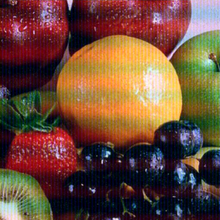
%> input picture A.png, 220 x 220 px, shrunk from 512 x 512 before the run
$ octave Main.m   (GNU Octave 9; MATLAB toolbox functions it lacks are replaced by stand-ins)
%> lines starting %> are read from the running program, lines starting %| are printed output that depends on the picture
### RemovePeriodicNoise.m
function R_img=RemovePeriodicNoise(N_Img)
a=fftshift(fft2(N_Img));
[m,n]=size(a);
a1=abs((a));
t=0.35;
rgn=6;
a3=a;
wmax=10;
for i=10:m-9
    for j=10:n-9
       d=sqrt((i-(m/2))^2+(j-(n/2))^2);
        if (d>rgn)
            w1=1;
            cond=1;
            while(cond==1)
                w2=w1+1;
                s=0;
                s1=0;
                co1=0;
                co2=0;
                for k=-w2:w2
                    for l=-w2:w2
                        if (abs(k)<=w1)&&(abs(l)<=w1)
                            co1=co1+1;
                            s=s+a1(i+k,j+l);
                        else
                            co2=co2+1;
                            s1=s1+a1(i+k,j+l);
                        end
                    end
                end
                if ((s1/co2)/(s/co1))<t
                    if w2>=wmax
                        cond=0;
                    else
                         w1=w1+1;
                    end
                    for k=-w2:w2
                        for l=-w2:w2
                            h(w2+1+k,w2+1+l)=1-exp((-0.005)*(k^2+l^2));
                            a3(i+k,j+l)=min(a(i+k,j+l)*h(w2+1+k,w2+1+l),a3(i+k,j+l));
                        end
                    end
                    clear h;
                else
                    cond=0;
                end
            end
        end
    end
end
R_img=real(ifft2(ifftshift(a3)));

### Main.m
clear all;
close all;
clc;
org=im2double(imread('A.png'));
%org=rgb2gray(org);
org=floor(org*255);
imshow(org);
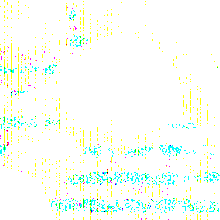
%> displayed picture: size 220x220x3, on the screen's scale of 0 to 255; mean R, G, B 248, 254.3, 247.4
z=org;
for rat=0.1:0.4:1
     org=padarray(z,[30 30],'symmetric','both');
     [m,n]=size(org);

     n_img=org;
     n_img1 = n_img;
     out1=RemovePeriodicNoise(n_img(:,:,1));
     Rst_Img1=out1;
%> (the run ends here)
